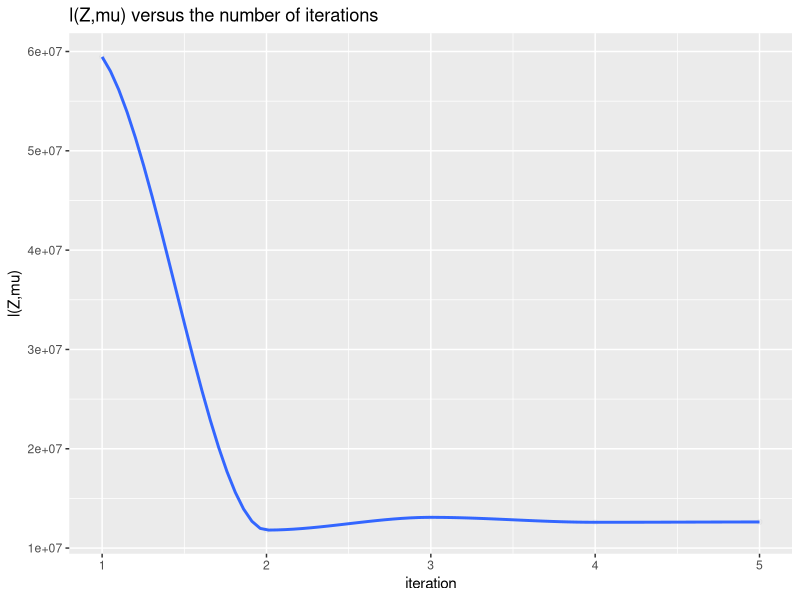
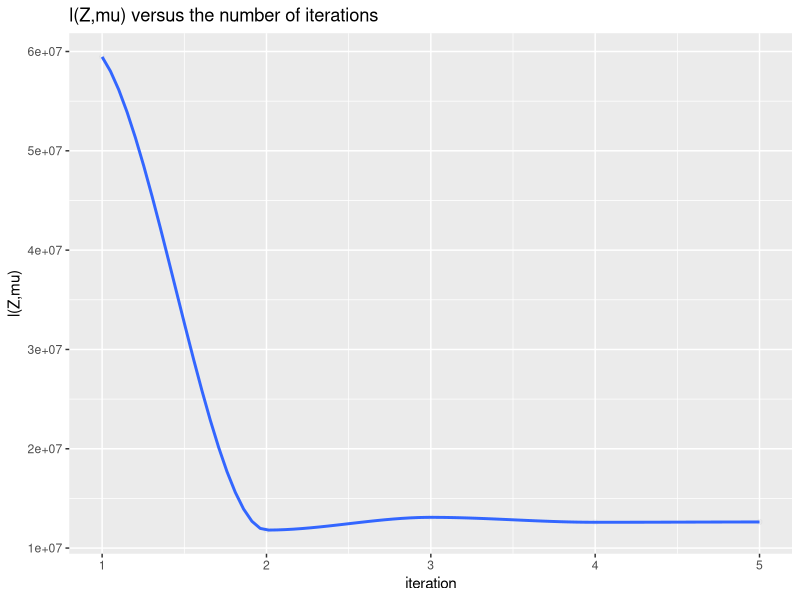

Generate these figures, in order, with R:
library(ggplot2)

setwd('/Users/deflaux/rework/projects/Clustering')
set.seed(42)

totalDistance = c(5.945752097869632E7, 1.1813248119681323E7, 1.3096243857693925E7, 1.2598338476819722E7, 1.2630886824721366E7)

qplot(seq(1, length(totalDistance)), totalDistance, 
      geom=c("point", "smooth"), alpha=I(1/50),
      main="l(Z,mu) versus the number of iterations",
      xlab="iteration",
      ylab="l(Z,mu)")

ggsave("wikipediaLikelihood.jpg")